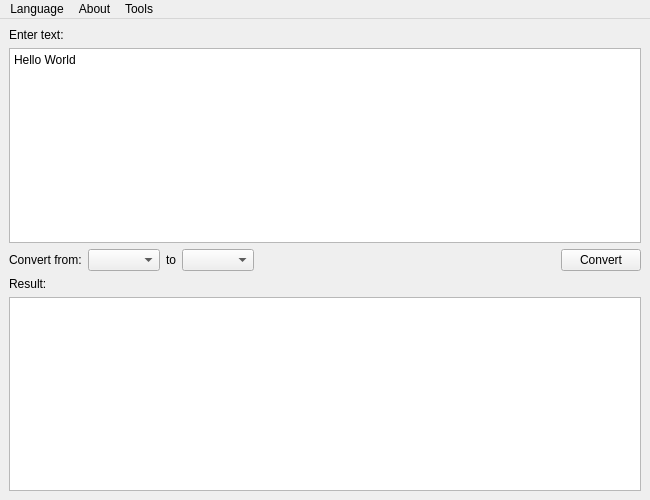
<?xml version="1.0" encoding="UTF-8"?>
<ui version="4.0">
 <class>MainWindow</class>
 <widget class="QMainWindow" name="MainWindow">
  <property name="geometry">
   <rect>
    <x>0</x>
    <y>0</y>
    <width>650</width>
    <height>500</height>
   </rect>
  </property>
  <property name="windowTitle">
   <string>Babel</string>
  </property>
  <widget class="QWidget" name="centralWidget">
   <layout class="QVBoxLayout" name="verticalLayout">
    <item>
     <widget class="QLabel" name="label">
      <property name="text">
       <string>Enter text:</string>
      </property>
     </widget>
    </item>
    <item>
     <widget class="QTextEdit" name="inputEdit">
      <property name="html">
       <string>Hello World</string>
      </property>
     </widget>
    </item>
    <item>
     <layout class="QHBoxLayout" name="horizontalLayout">
      <item>
       <widget class="QLabel" name="label_2">
        <property name="text">
         <string>Convert from:</string>
        </property>
       </widget>
      </item>
      <item>
       <widget class="QComboBox" name="sourceComboBox"/>
      </item>
      <item>
       <widget class="QLabel" name="label_4">
        <property name="text">
         <string>to</string>
        </property>
       </widget>
      </item>
      <item>
       <widget class="QComboBox" name="targetComboBox"/>
      </item>
      <item>
       <spacer name="horizontalSpacer">
        <property name="orientation">
         <enum>Qt::Orientation::Horizontal</enum>
        </property>
        <property name="sizeHint" stdset="0">
         <size>
          <width>40</width>
          <height>20</height>
         </size>
        </property>
       </spacer>
      </item>
      <item>
       <widget class="QPushButton" name="convertButton">
        <property name="text">
         <string>Convert</string>
        </property>
       </widget>
      </item>
     </layout>
    </item>
    <item>
     <widget class="QLabel" name="label_3">
      <property name="text">
       <string>Result:</string>
      </property>
     </widget>
    </item>
    <item>
     <widget class="QTextEdit" name="outputEdit">
      <property name="readOnly">
       <bool>true</bool>
      </property>
     </widget>
    </item>
   </layout>
  </widget>
  <widget class="QMenuBar" name="menuBar">
   <property name="geometry">
    <rect>
     <x>0</x>
     <y>0</y>
     <width>650</width>
     <height>17</height>
    </rect>
   </property>
   <widget class="QMenu" name="menuLanguage_2">
    <property name="title">
     <string>Language</string>
    </property>
    <addaction name="action"/>
    <addaction name="actionEnglish"/>
    <addaction name="actionSpanish"/>
    <addaction name="actionRussian"/>
    <addaction name="actionArabic"/>
   </widget>
   <widget class="QMenu" name="menuAbout">
    <property name="title">
     <string>About</string>
    </property>
    <addaction name="actionabout"/>
    <addaction name="actionTheUserWW"/>
   </widget>
   <widget class="QMenu" name="menuTools">
    <property name="title">
     <string>Tools</string>
    </property>
    <addaction name="actionPhoneticChart"/>
   </widget>
   <addaction name="menuLanguage_2"/>
   <addaction name="menuAbout"/>
   <addaction name="menuTools"/>
  </widget>
  <action name="actionabout">
   <property name="text">
    <string>About</string>
   </property>
  </action>
  <action name="actionTheUserWW">
   <property name="text">
    <string>TheUserWW</string>
   </property>
  </action>
  <action name="action">
   <property name="text">
    <string>简体中文</string>
   </property>
  </action>
  <action name="actionEnglish">
   <property name="text">
    <string>English</string>
   </property>
  </action>
  <action name="actionRussian">
   <property name="text">
    <string>Русский</string>
   </property>
  </action>
  <action name="actionArabic">
   <property name="text">
    <string>العربية</string>
   </property>
  </action>
  <action name="actionSpanish">
   <property name="text">
    <string>Español</string>
   </property>
  </action>
  <action name="actionPhoneticChart">
   <property name="text">
    <string>Phonetic Chart</string>
   </property>
  </action>
 </widget>
 <resources/>
 <connections/>
</ui>
